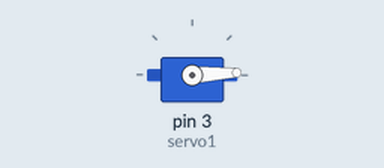
This sketch was run on a simulated Arduino Uno, built with avr-gcc and run on an emulated ATmega328P. Parts: servo.

Above: at 0.05 s.
At 1.3 s:
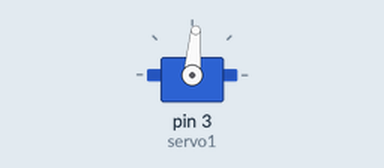
At 2.6 s:
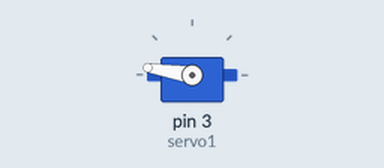
At 5.2 s:
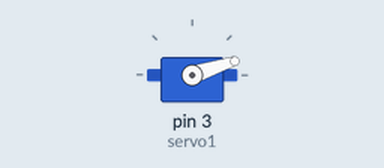
Timing chart, 0 to 7.1 s (numbered marks = the images above):
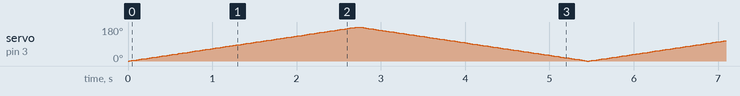

The sketch:

servo.ino
```cpp
#include <Servo.h>

Servo servo1;  // Cria um Objeto servo chamado Servo1

void setup() {
  servo1.attach(3);  // Pino 3 controla o servo
}

void loop() {
  int pos;

  for (pos = 0; pos <= 180; pos += 1) { // ele gira de 0 até 180 graus
    // de 1 em 1 grau
    servo1.write(pos);              // pede para o servo girar para o angulo pos
    delay(15);                       // espera 15 ms
  }
  for (pos = 180; pos >= 0; pos -= 1) { // faz o contrário
    servo1.write(pos);
    delay(15);
  }

}
```
